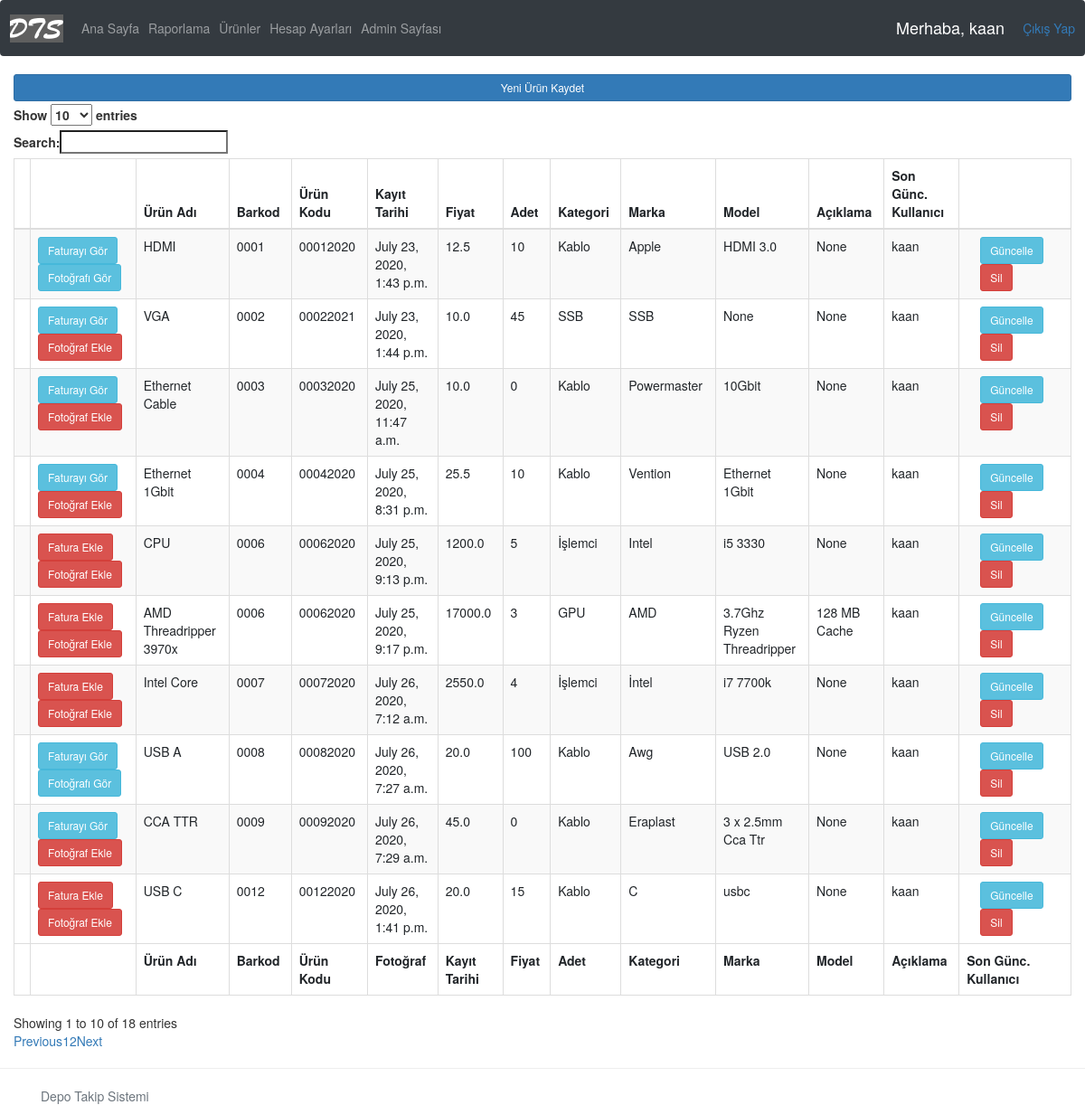
The page /products/ (signed in) on the database its author committed.
### accounts/models.py (models this page shows, shortened)
class Product(models.Model):
    name = models.CharField(max_length=200)
    barcode = models.CharField(max_length=48)
    code = models.CharField(max_length=255)
    criticalStock = models.BooleanField(default=False) #kritik stok
    criticalStockAmt = models.IntegerField(null=True, blank=True)
    photo = models.ImageField(blank=True, null=True)
    vendor = models.CharField(max_length=200) #alınan firma
    dateBought = models.DateField(null=True) #satın alınan tarih
    regDate = models.DateTimeField( auto_now_add=True, null=True ) #ürünün kayıt edildiği tarih
    price = models.FloatField() #ürünün fiyatı
    amount = models.IntegerField() #ürünün adeti
    category = models.CharField(max_length=200) #ürünün kategorisi
    brand = models.CharField(max_length = 200) #ürünün markası
    model = models.CharField(max_length = 200, blank=True, null=True)
    description = models.CharField(max_length = 400, blank=True, null=True) #açıklama
    editor = models.CharField(max_length = 200) #ürünü kaydeden/silen kullanıcı
    invoice = models.OneToOneField('Invoice', on_delete=models.CASCADE, related_name="fatura", null=True, blank=True )

### accounts/views.py (the view)
# urls.py: path('products/', views.products, name='products'),
@login_required(login_url='login')
def products(request):
    products = Product.objects.all()
    myFilter = ProductFilter(request.GET, queryset=products)
    products = myFilter.qs
    context = {'products': products,
    'myFilter': myFilter }
    return render( request, 'accounts/products-new.html', context )

### accounts/templates/accounts/products-new.html (shortened to what this page needs)
{%  extends 'accounts/main.html' %}
{% block content %}
<script src="https://code.jquery.com/jquery-3.3.1.slim.min.js"></script>
<link rel="stylesheet" href="https://cdn.datatables.net/1.10.21/css/dataTables.bootstrap.min.css">
<link rel="stylesheet" href="https://maxcdn.bootstrapcdn.com/bootstrap/3.3.7/css/bootstrap.min.css">
<a class="btn btn-primary  btn-sm btn-block" href="{% url 'addProduct' %}">Yeni Ürün Kaydet</a>
    <table id="products" class="table table-striped table-bordered" cellspacing="0" width="100%">
      <thead>
        <tr>
          <th></th>
          <th></th>
          <th>Ürün Adı</th>
          <th>Barkod</th>
          <th>Ürün Kodu</th>
          <th>Kayıt Tarihi</th>
          <th>Fiyat</th>
          <th>Adet</th>
          <th>Kategori</th>
          <th>Marka</th>
          <th>Model</th>
          <th>Açıklama</th>
          <th>Son Günc. Kullanıcı</th>
          <th></th>
        </tr>
      </thead>
      <tbody>
          {% for product in products %}
              <tr>
                  <td></td>
                  <div class="col-sm-2 buttons-alignment">
                      <td>
                          {% if product.invoice is not Null %}
                              <a class="btn btn-sm btn-info" href="{% url 'invoice-path' product.invoice.id %}">Faturayı Gör</a>
                          {% else %}
                              <a class="btn btn-sm btn-danger" href="{% url 'addInvoice' product.id %}">Fatura Ekle</a>
                          {% endif %}
                          {% if product.photo %}
                             <a class="btn btn-sm btn-info" href="{{ product.photo.url }}">Fotoğrafı Gör</a>
                          {% else %}
                             <a class="btn btn-sm btn-danger" href="{% url 'updateProduct' product.id %}">Fotoğraf Ekle</a>
                          {% endif %}
                      </td>
                  </div>
                  <td>{{ product.name }}</td>
                  <td>{{ product.barcode }}</td>
                  <td>{{ product.code }}</td>
                  <td>{{ product.regDate }}</td>
                  <td>{{ product.price }}</td>
                  <td>{{ product.amount }}</td>
                  <td>{{ product.category }}</td>
                  <td>{{ product.brand }}</td>
                  <td>{{ product.model }}</td>
                  <td>{{ product.description }}</td>
                  <td>{{ product.editor }}</td>
                  <td>
                      <div class="col-sm-2 buttons-alignment">
                          <a class="btn btn-sm btn-info" href="{% url 'updateProduct' product.id %}">Güncelle</a>
                          <a class="btn btn-sm btn-danger" href="{% url 'deleteProduct' product.id %}">Sil</a>
                      </div>
                  </td>
              </tr>
          {% endfor %}
      </tbody>
      <tfoot>
        <tr>
          <th>
          </th>
          <th>
          </th>
          <th>Ürün Adı
          </th>
          <th>Barkod
          </th>
          <th>Ürün Kodu
          </th>
          <th>Fotoğraf
          </th>
          <th>Kayıt Tarihi
          </th>
          <th>Fiyat
          </th>
          <th>Adet
          </th>
          <th>Kategori
          </th>
          <th>Marka
          </th>
          <th>Model
          </th>
          <th>Açıklama
          </th>
          <th>Son Günc. Kullanıcı
          </th>
        </tr>
      </tfoot>
    </table>
{% endblock content %}

### accounts/templates/accounts/navbar.html (shortened to what this page needs)
{% load static %}
<nav class="navbar navbar-expand-lg navbar-dark bg-dark">
  <img class="logo" src="{% static 'images/dts.png' %}">
  <div class="collapse navbar-collapse" id="navbarNav">
    <ul class="navbar-nav">
      <li class="nav-item ">
        <a class="nav-link" href="{% url 'home' %}">Ana Sayfa</a>
      </li>
      {% if request.user.is_staff %}
      <li class="nav-item ">
        <a class="nav-link" href="/reportPage">Raporlama</a>
      </li>
      {% endif %}
      <li class="nav-item ">
        <a class="nav-link" href="/products">Ürünler</a>
      </li>
      <li class="nav-item">
        <a class="nav-link" href="{% url 'account' %}">Hesap Ayarları</a>
      </li>
      <li class="nav-item">
        <a class="nav-link" href="/admin">Admin Sayfası</a>
    </ul>
  </div>
  <span class="hello-msg">Merhaba, {{request.user}}</span>
  <span><a href="{% url 'logout' %}">Çıkış Yap</a></span>
</nav>

### static/css/main.css (style rules this page uses)
body { background-color: #ebeff5; }

### accounts/templates/accounts/navbar.html (style rules this page uses)
.hello-msg { font-size: 18px; color: #fff; margin-right: 20px; }

### rows shown on the page
Product: shows "Faturayı Gör", name "HDMI", barcode "0001", code "00012020", regDate "July 23, 2020, 1:43 p.m.", price "12.5", amount "10", category "Kablo", brand "Apple", model "HDMI 3.0", description "None", editor "kaan"
Product: shows "Faturayı Gör", photo "Fotoğraf Ekle", name "VGA", barcode "0002", code "00022021", regDate "July 23, 2020, 1:44 p.m.", price "10.0", amount "45", category "SSB", brand "SSB", model "None", description "None", editor "kaan"
Product: shows "Faturayı Gör", photo "Fotoğraf Ekle", name "Ethernet Cable", barcode "0003", code "00032020", regDate "July 25, 2020, 11:47 a.m.", price "10.0", amount "0", category "Kablo", brand "Powermaster", model "10Gbit", description "None", editor "kaan"
Product: shows "Faturayı Gör", photo "Fotoğraf Ekle", name "Ethernet 1Gbit", barcode "0004", code "00042020", regDate "July 25, 2020, 8:31 p.m.", price "25.5", amount "10", category "Kablo", brand "Vention", model "Ethernet 1Gbit", description "None", editor "kaan"
Product: shows "Fatura Ekle", photo "Fotoğraf Ekle", name "CPU", barcode "0006", code "00062020", regDate "July 25, 2020, 9:13 p.m.", price "1200.0", amount "5", category "İşlemci", brand "Intel", model "i5 3330", description "None", editor "kaan"
Product: shows "Fatura Ekle", photo "Fotoğraf Ekle", name "AMD Threadripper 3970x", barcode "0006", code "00062020", regDate "July 25, 2020, 9:17 p.m.", price "17000.0", amount "3", category "GPU", brand "AMD", model "3.7Ghz Ryzen Threadripper", description "128 MB Cache", editor "kaan"
Product: shows "Fatura Ekle", photo "Fotoğraf Ekle", name "Intel Core", barcode "0007", code "00072020", regDate "July 26, 2020, 7:12 a.m.", price "2550.0", amount "4", category "İşlemci", brand "İntel", model "i7 7700k", description "None", editor "kaan"
Product: shows "Faturayı Gör", name "USB A", barcode "0008", code "00082020", regDate "July 26, 2020, 7:27 a.m.", price "20.0", amount "100", category "Kablo", brand "Awg", model "USB 2.0", description "None", editor "kaan"
Product: shows "Faturayı Gör", photo "Fotoğraf Ekle", name "CCA TTR", barcode "0009", code "00092020", regDate "July 26, 2020, 7:29 a.m.", price "45.0", amount "0", category "Kablo", brand "Eraplast", model "3 x 2.5mm Cca Ttr", description "None", editor "kaan"
Product: shows "Fatura Ekle", photo "Fotoğraf Ekle", name "USB C", barcode "0012", code "00122020", regDate "July 26, 2020, 1:41 p.m.", price "20.0", amount "15", category "Kablo", brand "C", model "usbc", description "None", editor "kaan"

### other values the page prints
{{ request.user }} "kaan"
